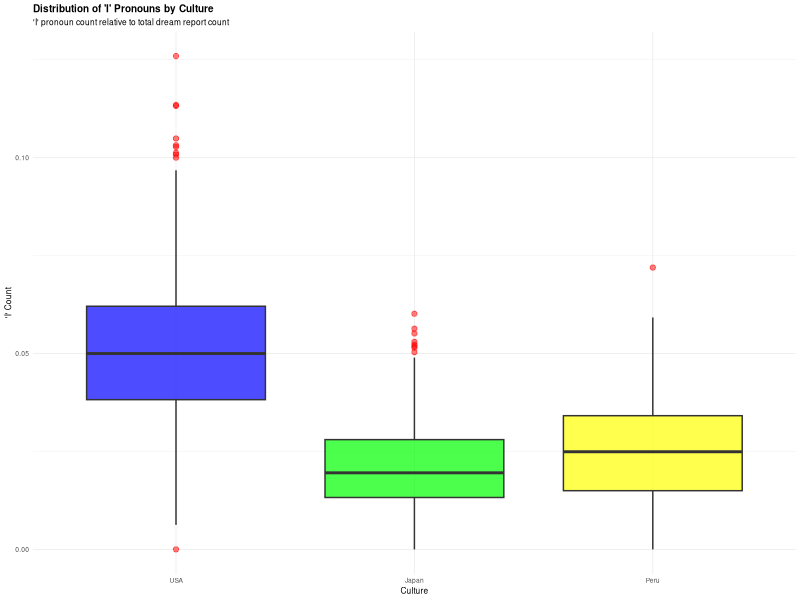
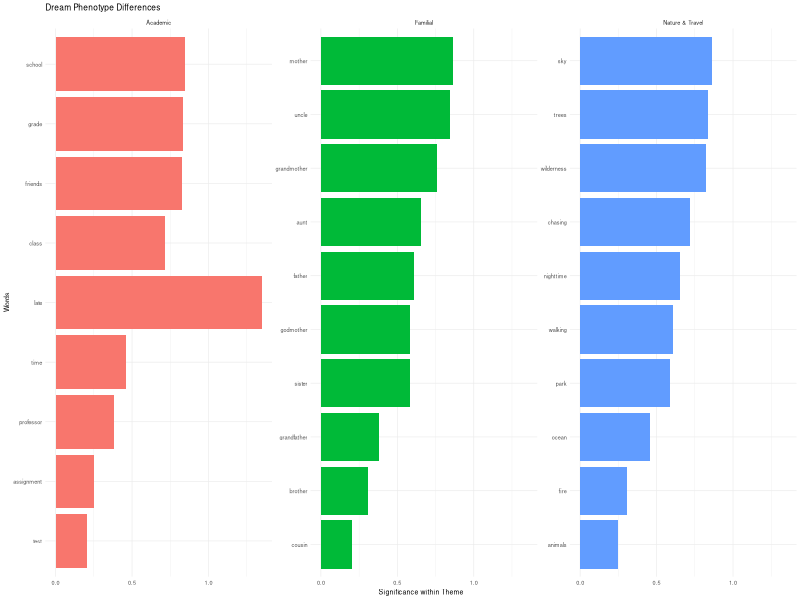
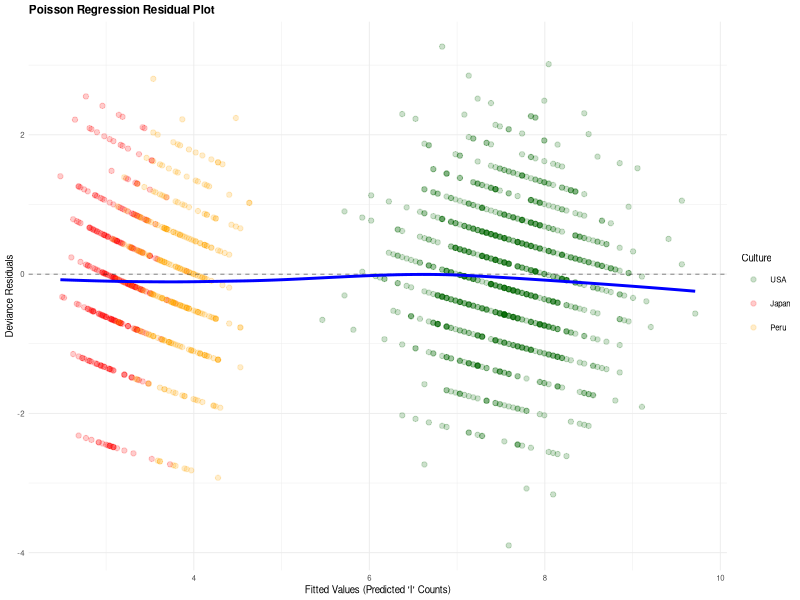
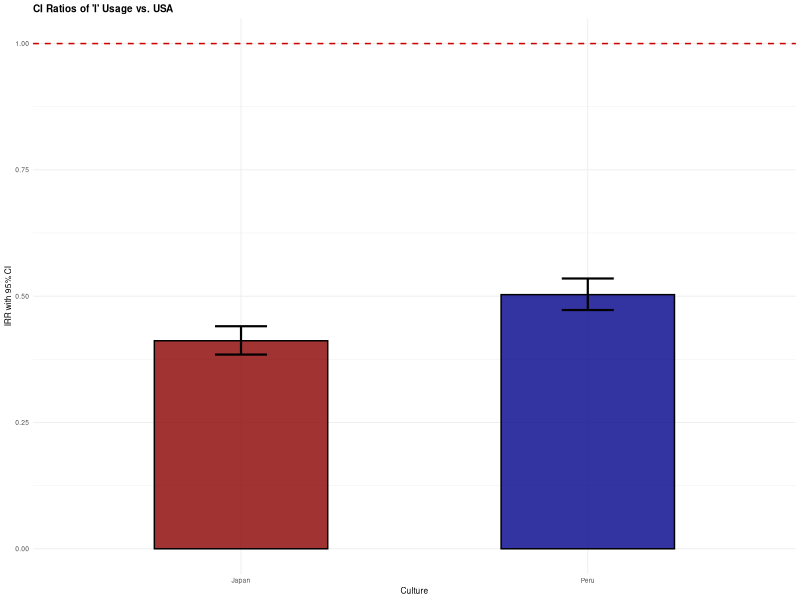

The R script that drew these images, in order:
## ---- chunk 1
knitr::opts_chunk$set(echo = TRUE, warning = FALSE, message = FALSE, dpi = 300)

library(tidyverse)
library(tidytext)
library(broom)
library(ggplot2)
## ---- chunk 2
set.seed(42) # For reproducibility

# Simulate 1600 total dream reports
culture <- c(rep("USA", 1000), rep("Japan", 300), rep("Peru", 300))
total_words <- rpois(1600, lambda = 150)

# Simulate "I" counts (hypothesizing USA has a higher rate)
i_count_usa <- rpois(1000, lambda = 0.05 * total_words[1:1000])
i_count_jpn <- rpois(300, lambda = 0.02 * total_words[1001:1300])
i_count_per <- rpois(300, lambda = 0.025 * total_words[1301:1600])

dream_data <- data.frame(
  ID = 1:1600,
  Culture = factor(culture, levels = c("USA", "Japan", "Peru")),
  Total_Words = total_words,
  I_Count = c(i_count_usa, i_count_jpn, i_count_per)
)
## ---- chunk 3
ggplot(dream_data, aes(x = Culture, y = I_Count / Total_Words, fill = Culture)) +
  geom_boxplot(alpha = 0.7, outlier.color = "red", outlier.alpha = 0.5) +
  scale_fill_manual(values = c("USA" = "blue", "Japan" = "green", "Peru" = "yellow")) +
  labs(title = "Distribution of 'I' Pronouns by Culture",
       subtitle = "'I' pronoun count relative to total dream report count",
       x = "Culture",
       y = "'I' Count") +
  theme_minimal(base_size = 6) +
  theme(legend.position = "none",
        plot.title = element_text(face = "bold"))
## ---- chunk 4
# Simplified labels for non-stats audiences
lda_mock <- data.frame(
  Topic = rep(c("Academic", "Familial", "Nature & Travel"), each = 10),
  Term = c("test", "school", "late", "professor", "late", "friends", "grade", "assignment", "class", "time",
           "mother", "father", "sister", "brother", "aunt", "cousin", "uncle", "grandmother", "grandfather", "godmother",
           "wilderness", "trees", "animals", "chasing", "ocean", "sky", "walking", "park", "fire", "nighttime"),
  Beta = runif(15, 0.2, 0.9)
)

ggplot(lda_mock, aes(x = reorder_within(Term, Beta, Topic), y = Beta, fill = Topic)) +
  geom_col(show.legend = FALSE) +
  facet_wrap(~Topic, scales = "free_y") +
  coord_flip() +
  scale_x_reordered() +
  
  labs(title = "Dream Phenotype Differences",
       x = "Words",
       y = "Significance within Theme") +
  theme_minimal(base_size = 5)
## ---- chunk 5
# Fit the Poisson model accounting for narrative length (offset)
poisson_model <- glm(I_Count ~ Culture + offset(log(Total_Words)),
                     family = poisson(link = "log"), data = dream_data)

# Extract residuals and fitted values
dream_data$residuals <- residuals(poisson_model, type = "deviance")
dream_data$fitted <- fitted(poisson_model)

ggplot(dream_data, aes(x = fitted, y = residuals, color = Culture)) +
  geom_point(alpha = 0.2) +
  geom_hline(yintercept = 0, linetype = "dashed", color = "black", linewidth = 0.15) +
  geom_smooth(se = FALSE, color = "blue", method = "loess") +
  scale_color_manual(values = c("USA" = "darkgreen", "Japan" = "red", "Peru" = "orange")) +
  labs(title = "Poisson Regression Residual Plot",
       x = "Fitted Values (Predicted 'I' Counts)",
       y = "Deviance Residuals") +
  theme_minimal(base_size = 7) +
  theme(plot.title = element_text(face = "bold"))
## ---- chunk 6
# Tidy the model, exponentiate coefficients to get IRRs, and calculate 95% CIs
model_tidied <- tidy(poisson_model, exponentiate = TRUE, conf.int = TRUE) %>%
  filter(term != "(Intercept)") %>%
  mutate(term = str_replace(term, "Culture", ""))

ggplot(model_tidied, aes(x = term, y = estimate, fill = term)) +
  geom_col(alpha = 0.8, width = 0.5, color = "black") +
  geom_errorbar(aes(ymin = conf.low, ymax = conf.high), width = 0.15, size = 0.75) +
  geom_hline(yintercept = 1, linetype = "dashed", color = "#cc0000", size = 0.5) +
  scale_fill_manual(values = c("Japan" = "darkred", "Peru" = "darkblue")) +
  labs(title = "CI Ratios of 'I' Usage vs. USA",
       x = "Culture",
       y = "IRR with 95% CI") +
  theme_minimal(base_size = 6) +
  theme(legend.position = "none",
        plot.title = element_text(face = "bold"))
